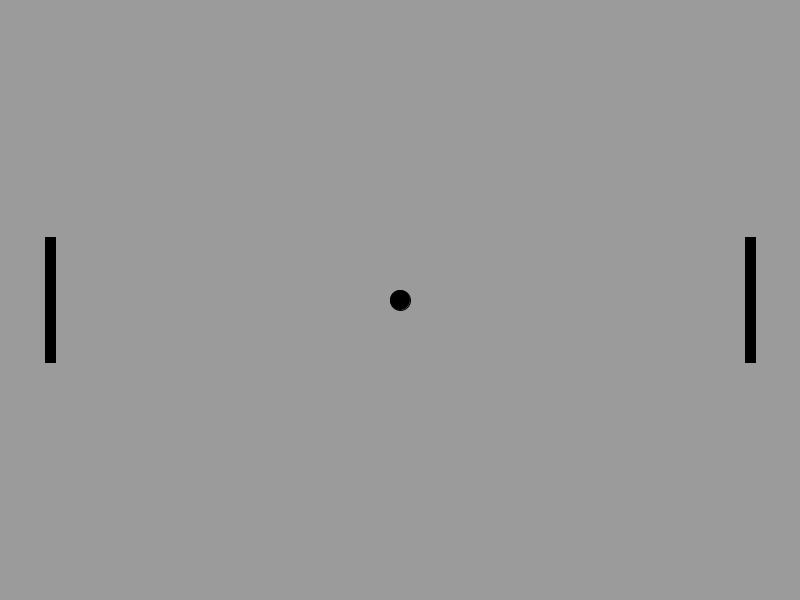
Frame 1 (no input)
Frame 60 (the mouse pressed at the canvas centre just before this capture): identical to frame 1, image omitted
Frame 120 (the mouse held since frame 60 and released just before this capture): identical to frame 1, image omitted

The Processing sketch that drew this single still picture (run headless with seeded random() and noise(); from frame 60 on, the mouse is pressed at the canvas centre):

// Processing sketch: sketch_140416a
// ── sketch_140416a.pde
ball ball;
paddle p1;
paddle p2;
void setup(){
  size(800,600);
  ball = new ball();
  p1 = new paddle();
  p2 = new paddle();
  
}
void draw(){
  background(155);
  if(keyPressed && key == ' ') ball.start();
  p1.move();
  p2.move();
  ball.update();
  checkCollisions();
  fill(0);
  ellipseMode(CENTER);
  ellipse(ball.x,ball.y,20,20);
  rectMode(CENTER);
  rect(50,p1.y,10,p1.size);
  rect(width-50,p2.y,10,p2.size);
  
}
void checkCollisions(){
  //Back wall collisions 
  if(ball.x+10 > 800){
    ball.reset();
    p1.score++;
  }
    if(ball.x-10 < 0){
    ball.reset();
    p2.score++;
  }
 
 // if(ball.x ) ball.collide();
  
}
void keyPressed(){
  //P1 Controls
  if(key == 'w') p1.up = true;
  if(key == 's') p1.down = true;
  
  //P2 Controls
  if(key == 'i') p2.up = true;
  if(key == 'k') p2.down = true;
}
void keyReleased(){
  //P1 Controls
  if(key == 'w') p1.up = false;
  if(key == 's') p1.down = false;
  
  //P2 Controls
  if(key == 'i') p2.up = false;
  if(key == 'k') p2.down = false;
}


// ── ball.pde
class ball{
  int x;
  int y;
  int sx = 0;
  float sy = 0;
  ball(){
    x = width/2;
    y = height/2;
  }
  void start(){
    if(Math.abs(sx) != 4){
    if(random(-1,1) >= 1.0) sx = 4; 
    else sx = -4;
    
   sy = random(-5,5);
    }
  }
  void update(){
    
    if(sx == sy && sy != 0){
      if(sy > 0) sy = random(0,5);
      else sy = random(-5,0);
    }
    y += sy;
    x += sx;
    if(y >= 600) sy *= -1;
    if(y <= 0) sy *= -1;
    
  }
  void reset(){
   x = width/2;
   y = height/2;
   sx *= -1;
 sy = random(-5,5);
  }
  void collide(){
    sx *= -1;
  }
}

// ── paddle.pde
class paddle{
  int y;
  int size = 125;
  Boolean up = false;
  Boolean down = false;
  int score = 0;
  int speed = 0;
  paddle(){
    y = height/2;
  }
  void move(){
   if(up || down){
    if(up && y-10 > size/2) y -= (int) 3+speed/2;
    if(down && y+10 < 600-size/2) y += (int) 3+speed/2;
    speed++;
    if(speed > 30) speed = 30;
   }
   else speed = 0;
  }
  
}
